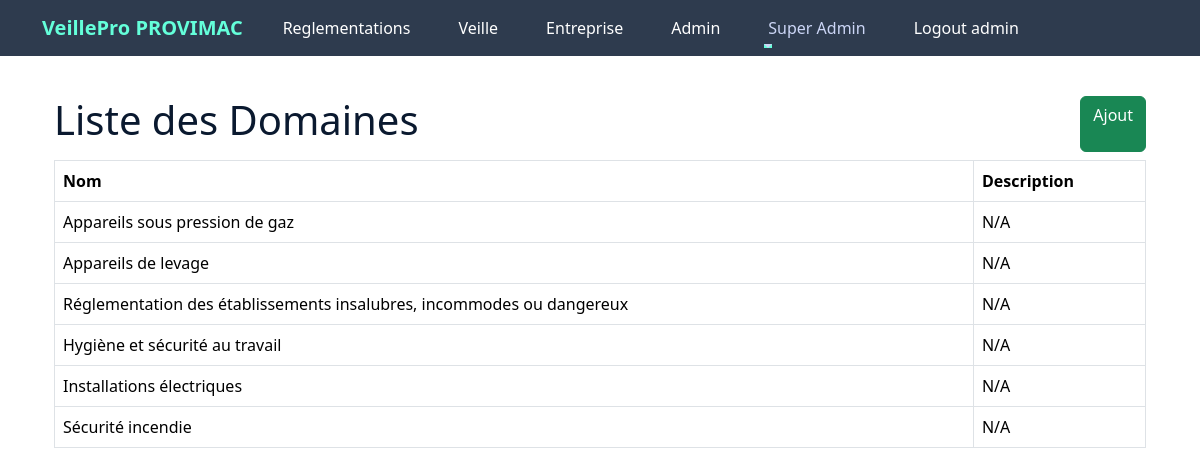
Screenshot of /domaines (signed in) with the database file from the repository.
### app/models.py (models this page shows, shortened)
class Entreprise(db.Model):
    __tablename__ = 'entreprise'
    id = db.Column(db.Integer, primary_key=True)
    nom = db.Column(db.String(100), nullable=False, unique=True )
    description = db.Column(db.Text, nullable=True)
    pays = db.Column(db.String(100), nullable=True)
    date_creation = db.Column(db.Date, nullable=True)
    utilisateurs = db.relationship('User', backref='entreprise', lazy=True,  cascade="all, delete-orphan")
    reglementations = db.relationship('EntrepriseReglementation', backref='entreprise', lazy=True,  cascade="all, delete-orphan")
    notifications = db.relationship('Notification', backref='entreprise', lazy=True)
    audits = db.relationship('Audit', backref='entreprise', lazy=True)
    secteurs = db.relationship('Secteur', secondary='entreprise_secteur', back_populates='entreprises')

class User(db.Model, UserMixin):
    __tablename__ = 'utilisateur'
    id = db.Column(db.Integer, primary_key=True)
    name = db.Column(db.String(50), nullable=False, unique=True)
    email = db.Column(db.String(120), unique=True, nullable=False)
    role = db.Column(db.Enum(RoleUtilisateur), nullable=False)
    password_hash = db.Column(db.String(128), nullable=False)
    entreprise_id = db.Column(db.Integer, db.ForeignKey('entreprise.id'), nullable=True)

class Domaine(db.Model):
    __tablename__ = 'domaine'
    id = db.Column(db.Integer, primary_key=True)
    nom = db.Column(db.String(100), nullable=False, unique=True)
    description = db.Column(db.Text, nullable=True)
    sous_domaines = db.relationship('SousDomaine', backref='domaine', lazy=True)

### app/routes/reglement.py (the view)
@bp.route('/domaines', methods=['GET'])
@role_required('ADMIN')
def liste_domaines():
    try:
        domaines = Domaine.query.all()
        return render_template('domaine/liste_domaines.html', domaines=domaines)
    except Exception as e:
        log_error(f"Erreur lors de la récupération des domaines : {str(e)}")
        flash(f"Erreur lors de la récupération des domaines : {str(e)}", "danger")
        return redirect(url_for('main.index'))  # Rediriger en cas d'erreur

### app/routes/admin.py (called while the page is built)
def role_required(allowed_roles):
    def decorator(f):
        @wraps(f)
        def decorated_function(*args, **kwargs):
            if not current_user.is_authenticated:
                flash("Vous devez être connecté pour accéder à cette page.", 'danger')
                return redirect(url_for('main.index'))
            if current_user.role.name not in allowed_roles:
                flash("Vous n'avez pas la permission d'accéder à cette page.", 'danger')
                return redirect(url_for('main.index'))
            return f(*args, **kwargs)
        return decorated_function
    return decorator

### app/templates/domaine/liste_domaines.html
{% extends "layout.html" %}
{% block content %}
<div class="container mt-4">
    <div class="d-flex justify-content-between mb-2">
        <h1>Liste des Domaines</h1>
        <a class="btn btn-success" href="{{ url_for('reglement.ajouter_domaine') }}">Ajout</a>
    </div>
    <table class="table table-bordered">
        <thead>
            <tr>
                <th>Nom</th>
                <th>Description</th>
            </tr>
        </thead>
        <tbody>
            {% for domaine in domaines %}
            <tr>
                <td>{{ domaine.nom }}</td>
                <td>{{ domaine.description or "N/A" }}</td>
            </tr>
            {% endfor %}
        </tbody>
    </table>
</div>
{% endblock %}

### app/templates/layout.html (shortened to what this page needs)
<!DOCTYPE html>
<html lang="en">
  <head>
    <link
      href="https://cdn.jsdelivr.net/npm/bootstrap@5.3.3/dist/css/bootstrap.min.css"
      rel="stylesheet"
 />
    <link rel="stylesheet"
      href="{{ url_for('static', filename='main.css') }}" />
    <link rel="stylesheet"
      href="https://cdnjs.cloudflare.com/ajax/libs/font-awesome/6.0.0-beta3/css/all.min.css">
  </head>
  <body class="layout-body">
    {% if current_user.is_authenticated %}
    <header class="site-header sticky-top">
      <nav class="navbar navbar-expand-lg navbar-dark">
        <div class="container">
          <a class="navbar-brand" href="/">VeillePro
            {{current_user.entreprise.nom}}</a>
          <div class="collapse navbar-collapse" id="navbarToggle">
            <ul class="navbar-nav me-auto mb-2 mb-lg-0">
              <li class="nav-item">
                <a class="nav-link text-white"
                  href="{{ url_for('reglement.liste_reglementations') }}">
                  Reglementations
                </a>
              </li>
              <li class="nav-item">
                <a class="nav-link text-white"
                  href="{{ url_for('entreprise.afficher_veille', entreprise_id=current_user.entreprise_id) }}">
                  Veille
                </a>
              </li>
              <li class="nav-item">
                <a class="nav-link text-white"
                  href="{{ url_for('entreprise.afficher_entreprise', entreprise_id=current_user.entreprise_id) }}">
                  Entreprise
                </a>
              </li>
              <li class="nav-item">
                <a class="nav-link text-white"
                  href="{{ url_for('manager.liste_utilisateurs', entreprise_id=current_user.entreprise.id) }}">
                  Admin
                </a>
              </li>
              {% if current_user.is_authenticated and current_user.role.name ==
              'ADMIN' %}
              <li class="nav-item dropdown">
                <a
                  class="nav-link dropdown-toggle {{ 'active' if request.endpoint.startswith('ingredient.') else '' }}"
                  href="#" id=" entrepriseDropdown" role="button"
                  data-bs-toggle="dropdown" aria-expanded="false">
                  Super Admin
                </a>
              </li>
              {% endif %}
              <li class="nav-item">
                <a class="nav-link text-white"
                  href="{{ url_for('admin.logout') }}">Logout {{
                  current_user.role.value }}</a>
              </li>
            </ul>
          </div>
        </div>
      </nav>
    </header>
    {% endif %}
    <div class="container mt-3">
        {% include 'main/flash_msg.html' %} {%block content %}
        {% endblock %}</div>
    <link
      href="https://cdnjs.cloudflare.com/ajax/libs/select2/4.0.13/css/select2.min.css"
      rel="stylesheet" />
  </body>
</html>

### app/static/main.css (style rules this page uses)
:root { --nomai: #5d91a5; --vert: #797d73; --roze: #fc83cd33; --blue: #0b76b488; --primary-color: #0a192f; --secondary-color: #172a45; --accent-color: #64ffda; --text-primary: #ccd6f6; --background-light: #233554; }
body { font-family: 'Segoe UI', system-ui, -apple-system, sans-serif; background-color: var(--primary-color); color: var(--text-primary); }
.navbar { background-color: var(--nomai); }
.nav-link { font-weight: 500; position: relative; border: none; }
@media (min-width: 768px) { .nav-link { font-size: 1rem; } }
@media (min-width: 768px) { .nav-link::before { content: ''; position: absolute; bottom: 0; left: 50%; transform: translatex(-50%); width: 0%; height: 2px; background-color: white; visibility: hidden; transition: 0.3s ease-in-out; } }
.btn { min-width: auto; }
:root { --primary-color: #0a192f; --secondary-color: #172a45; --accent-color: #64ffda; --text-primary: #ccd6f6; --text-secondary: #8892b0; --background-light: #233554; }
.navbar { background-color: rgba(10, 25, 47, 0.85); backdrop-filter: blur(10px); }
.navbar-brand { color: var(--accent-color); font-weight: bold; }
.nav-link { color: var(--text-primary); margin: 0 1rem; position: relative; }
.nav-link::after { content: ''; position: absolute; width: 0; height: 2px; bottom: 0; left: 0; background-color: var(--accent-color); transition: width 0.3s ease; }
.layout-body { background-color: white !important; color: var(--text-secondary); color: var(--primary-color); }

### rows the page displays
Entreprise: entreprise.nom "PROVIMAC"
User: role.value "admin"
Domaine: nom "Appareils sous pression de gaz", description "N/A"
Domaine: nom "Appareils de levage", description "N/A"
Domaine: nom "Réglementation des établissements insalubres, incommodes ou dangereux", description "N/A"
Domaine: nom "Hygiène et sécurité au travail", description "N/A"
Domaine: nom "Installations électriques", description "N/A"
Domaine: nom "Sécurité incendie", description "N/A"
